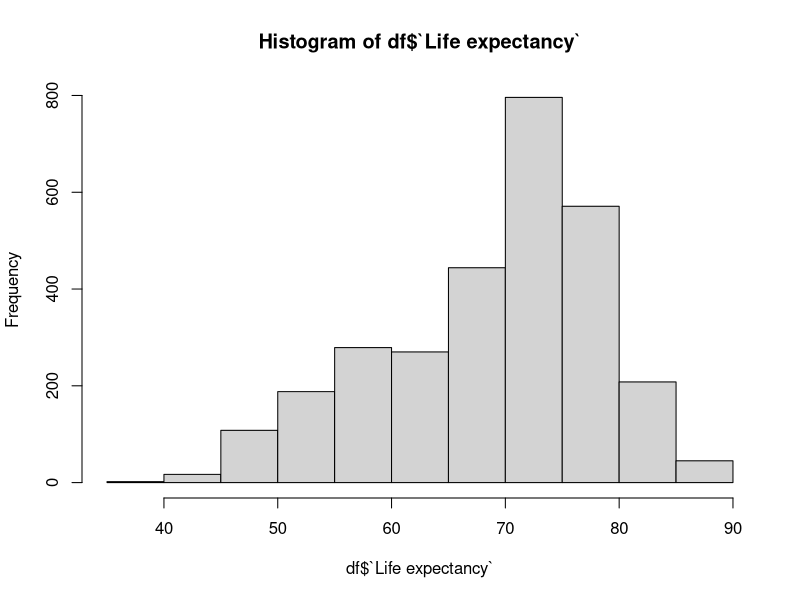
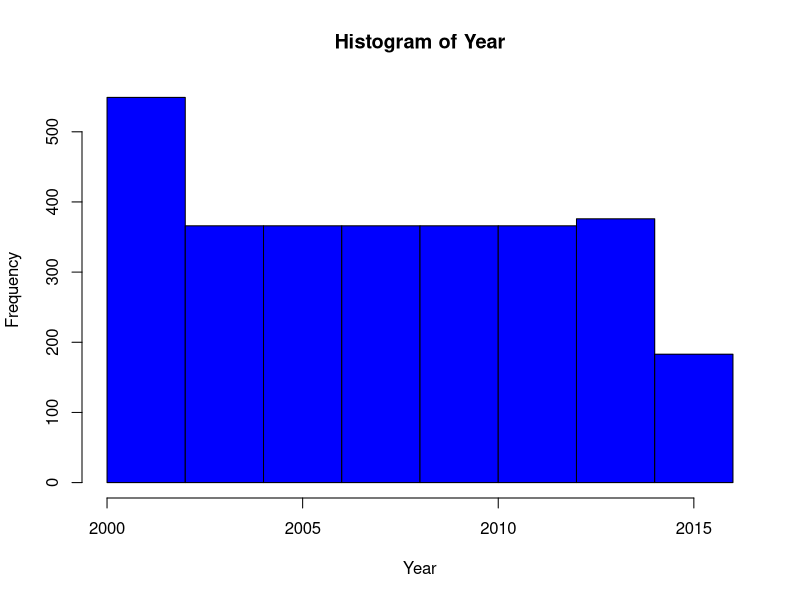
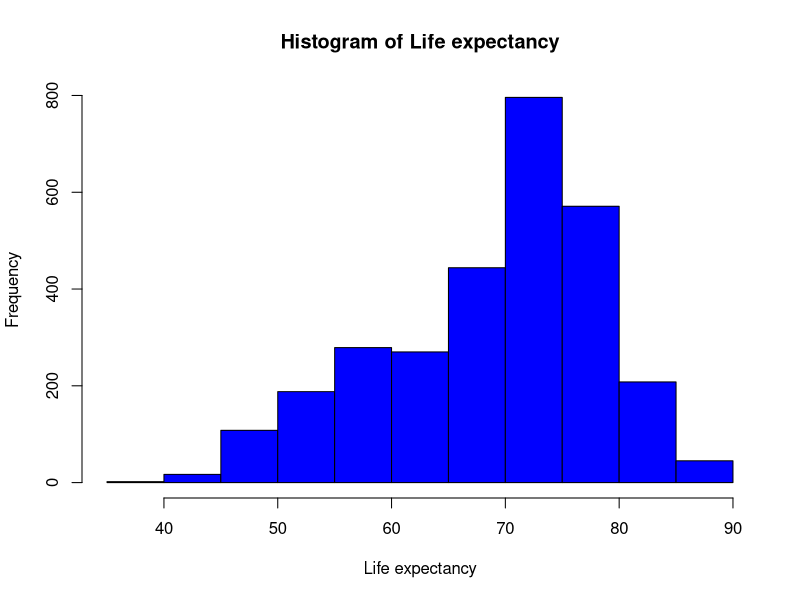
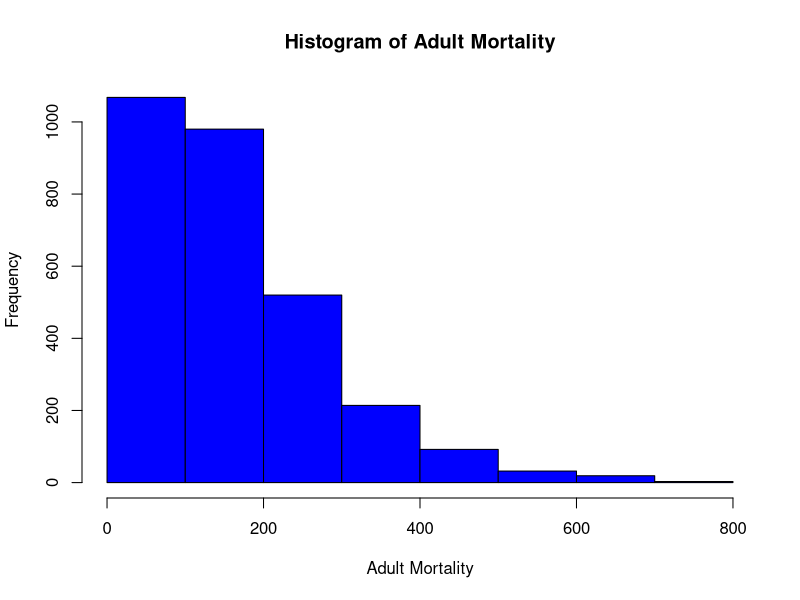
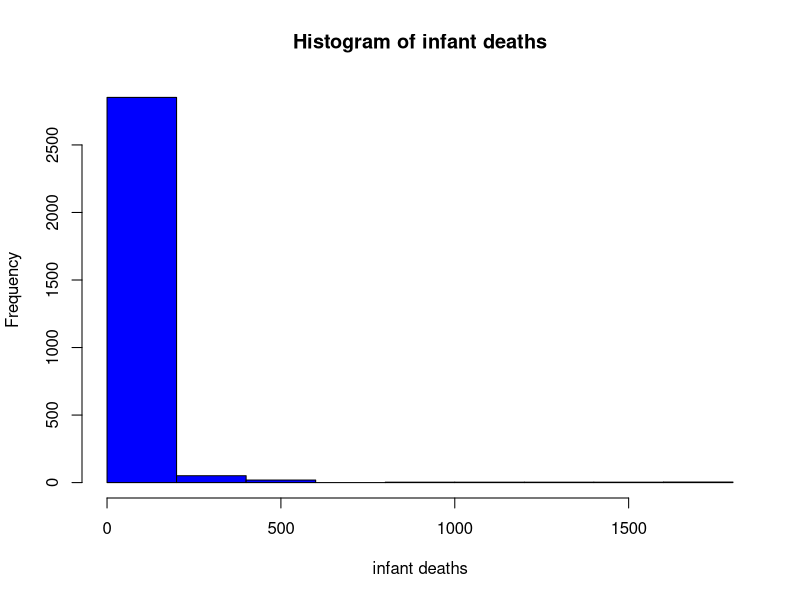
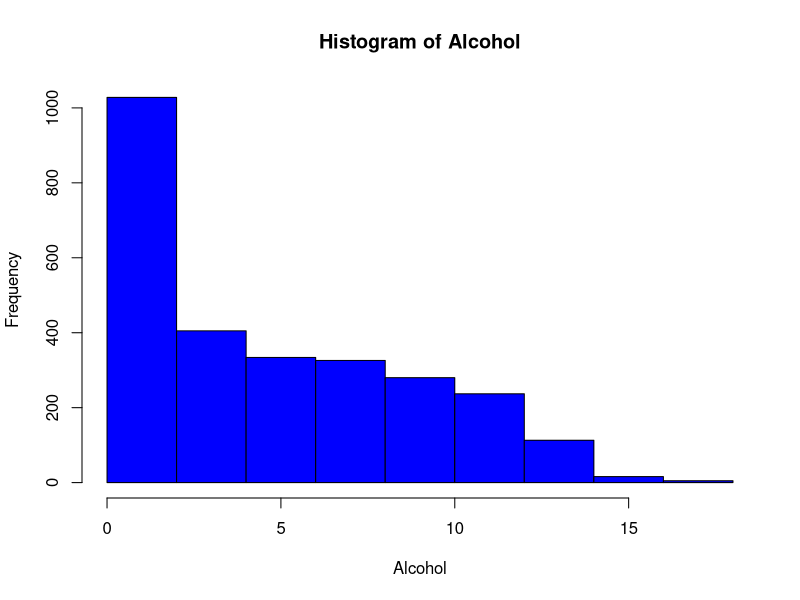
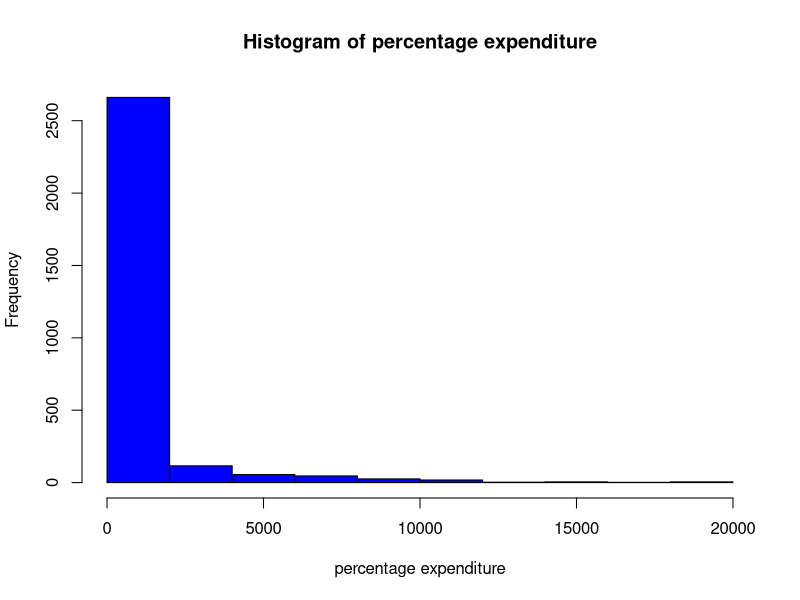
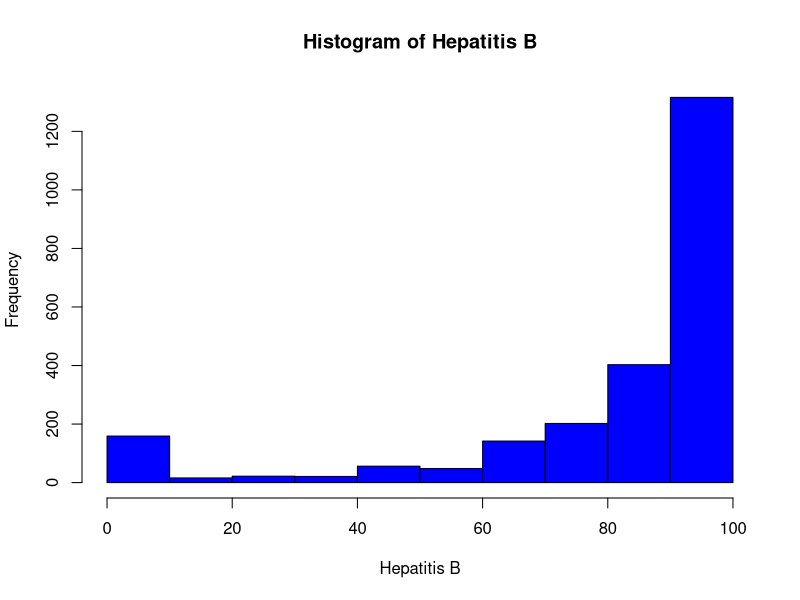

Reproduce these figures in R, in order.
library(tidyverse)
library(readxl)
library(mice)
library(forecast)
library(VIM)
library(car)

df <- read_xlsx("./Life_Expectancy_Data.xlsx")
  
head(df ,10)

##### Summary Statistics of the 
summary(df)


#### Columns with missing data 
colSums(is.na(df))

##### 
##round - rounding off to remove decimals , nrow(df)/ Number of rows in the data 
missing_percentage_per_country <- round (colSums(is.na(df)) / nrow(df) * 100)
missing_percentage_per_country 

#####Univariate analysis per columns 

table(df$Country)
#### All countries have 16 entries except Dominca which has 1

##### Life expectancy 
hist(df$`Life expectancy`)
##### data on the graph for this is skewed to the left 


# Identify continuous variables
continuous_vars <- sapply(df, is.numeric)
head(continuous_vars)

##### Histogram analysis for each column that has continous data 
for (var in names(df)) {
  if (is.numeric(df[[var]])) {
    hist(df[[var]], 
         main = paste("Histogram of", var), 
         xlab = var, 
         col = "blue", 
         border = "black",
         breaks = 10)  # You can adjust the number of breaks
  }
}

####### Average Life Expectancy per Country 
avg_life_expectancy <- data.frame(
  Country = unique(df$Country),
  AverageLifeExpectancy = tapply(df$`Life expectancy`, df$Country, mean, na.rm = TRUE)
)

###### Order from least country with 
avg_life_expectancy <- avg_life_expectancy[order(avg_life_expectancy$AverageLifeExpectancy), ]
avg_life_expectancy
### Country with the most life expectancy is Japan while Sierra leone has the least life expentancy 

######## Looking at tht histogram analysis of
ggplot(df, aes(x=`Life expectancy`,fill=factor(Status))) + 
  geom_histogram(binwidth=1, alpha=0.5, position = 'identity') +
  labs(title  = "Distribution of Life Expectancy Per Status of Development",
       fill = "Group")+
  scale_fill_discrete(labels = c("Developed", "Developing"))

##### Box plot Status Grouped by Life Expectancy 
ggplot(df, aes(x=`Life expectancy`, y = factor(Status), fill = factor(Status))) +
  geom_boxplot() +
  labs(title= "Distribution of Life Expectancy Per Status of Development",
       fill = "Group",
       y =" ") +
  scale_fill_discrete(labels = c("Developed", "Developing"))


##### Average Life Expectancy per Year and  Status 
avg_life_expectancy_perStatusandcountry <- aggregate(`Life expectancy` ~ Year + Status, 
                                                     data = df, 
                                                     FUN = mean, 
                                                     na.rm = TRUE)

avg_life_expectancy_perStatusandcountry


ggplot(avg_life_expectancy_perStatusandcountry, aes(x = Year, y = `Life expectancy`, color = Status)) +
  geom_line(size = 1) +  # Line plot
  geom_point(size = 2) +  # Points on the line
  labs(title = "Average Life Expectancy (2000 - 2015)",
       x = "Year",
       y = "Average Life Expectancy",
       color = "Status") +
  theme_minimal() +
  scale_color_manual(values = c("Developed" = "blue", "Developing" = "orange")) # Custom colors

######Run a timeseries data  

developed_ts <- ts(avg_life_expectancy_perStatusandcountry$`Life expectancy`[avg_life_expectancy_perStatusandcountry$Status == "Developed"],
                   start = 2000, frequency = 1)

developing_ts <- ts(avg_life_expectancy_perStatusandcountry$`Life expectancy`[avg_life_expectancy_perStatusandcountry$Status == "Developing"],
                    start = 2000, frequency = 1)


# Fit an ARIMA model for Developed countries
developed_fit <- auto.arima(developed_ts)

# Fit an ARIMA model for Developing countries
developing_fit <- auto.arima(developing_ts)

# Check residuals for Developed countries model
checkresiduals(developed_fit)
### since the p value >0.05 .... p Value = 0.56 it indicates that there is no autocorrelation

# Check residuals for Developing countries model
checkresiduals(developing_fit)
### since the p value >0.05 ...Pvalue  0.84 it indicates that there is no autocorrelation

# Forecast the next 5 years (2016-2020)
developed_forecast <- forecast(developed_fit, h = 5)
developing_forecast <- forecast(developing_fit, h = 5)

developed_forecast

developing_forecast



############ Regression Analysis for the Life expectancy 


#### checking using the mice to check N/A and where they exist 
md.pattern(df)

##### Using library to see a representation of mising data per column
#### the more the missing data more than 5% of the total rows or data 
### we might rethink of removing it 

aggr_plot <- aggr(df, col=c('blue','red'),
                  numbers= TRUE,
                  sortVars = TRUE,
                  labels = names(df),
                  cex.axis=.7,
                  gap = 3, 
                  ylab= c("Histogram of missing data","Pattern")
)


############## Checking on the methods available for mice
methods(mice)


# Replace spaces and special characters in column names
colnames(df) <- gsub(" ", "_", colnames(df))    # Replace spaces with underscores
colnames(df) <- gsub("/", "_", colnames(df))    # Replace slashes with underscores
colnames(df) <- gsub("-", "_", colnames(df))    # Replace hyphens with underscores, if needed
colnames(df) <- gsub("\\.", "_", colnames(df)) 


##### Through background check the most mice used methods are 
####mice.impute.pmm  This looks at the continous varibles and usually if data is not normally distributed 
####mice.impute.rf This leverages on Random forest imputation and used for both categorical and continuos imputations . usually looking at non linear relationshops

imputed_df <- mice(df , m=5 , method = "rf" )
summary(imputed_df)

####### Checking on imputed data from the categories that were missing the mosts like population , GDP , Alchohol
imputed_df$imp$Population
imputed_df$imp$Alcohol
imputed_df$imp$GDP

##### We can select any column from the 5 columnns that have been placed out 
new_df <- complete(imputed_df,2) 

#### Check a quick dimension rows vs columns 
dim(new_df)
##### Check for missing data in the new_df

colSums(is.na(new_df))




######
selected_df <- new_df %>% 
  select(c("Hepatitis_B", "GDP", "Total_expenditure", "Alcohol",
           "Income_composition_of_resources", "Schooling", "BMI",
           "thinness__1_19_years", "thinness_5_9_years", "Polio", "Diphtheria",
           "Life_expectancy", "Adult_Mortality", "infant_deaths", 
           "percentage_expenditure", "Measles", "under_five_deaths", 
           "HIV_AIDS"))

correlation_matrix <- cor(selected_df)
correlation_matrix


####### with no life expectancy since its the dependentant variable 
### this selection is to check multicolinelity 
selected_df2 <- new_df %>% 
  select(c("Hepatitis_B", "GDP", "Total_expenditure", "Alcohol",
           "Income_composition_of_resources", "Schooling", "BMI",
           "thinness__1_19_years", "thinness_5_9_years", "Polio", "Diphtheria",
           "Adult_Mortality", "infant_deaths", 
           "percentage_expenditure", "Measles", "under_five_deaths", 
           "HIV_AIDS"))



###### 
###Let me check for Multicollinearity: 

vif(lm(Life_expectancy ~ ., data = selected_df))


###### Visualizing the data dependent variables vs the independent variables 

####Life expectancy vs Income composition of resources 

ggplot ( new_df , aes( x= Income_composition_of_resources , y = Life_expectancy , colour = 'red'  )) + 
  geom_point() +
  geom_smooth(method = lm , se = FALSE)

boxplot(new_df$Income_composition_of_resources)
#### no outliers seen in the data and it has a linear relationship 

##### check for skewness in data 
#describe(new_df)

#### do a histogram for skewneed data , population , 

model <- lm(Life_expectancy ~ Country + Hepatitis_B +GDP +Total_expenditure +Alcohol +Income_composition_of_resources +Schooling +BMI +thinness__1_19_years+Polio +Diphtheria +Adult_Mortality  +Measles +under_five_deaths +HIV_AIDS,
            data = new_df)
summary(model)
